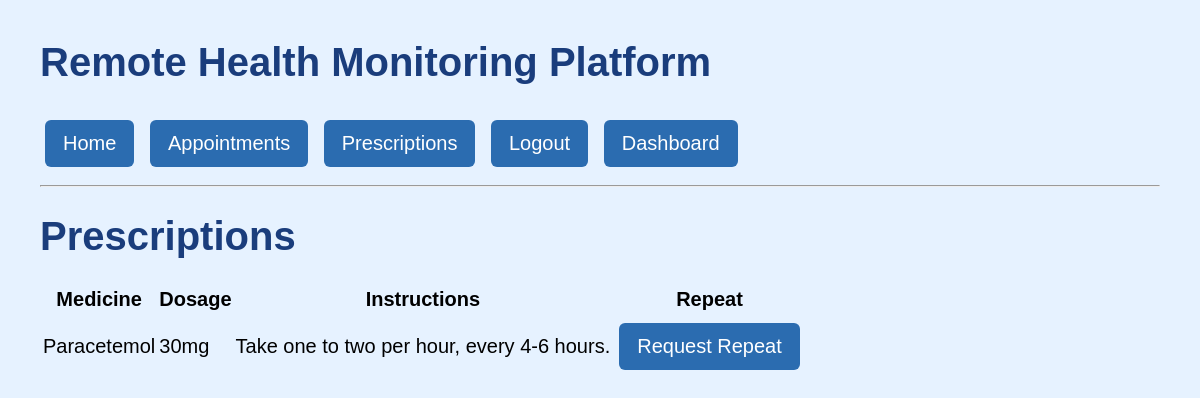
Page /prescriptions (signed in) on the committed database.
### app/models.py (models this page shows)
class Prescription(db.Model):
    id = db.Column(db.Integer, primary_key=True)
    patient_id = db.Column(db.Integer, db.ForeignKey("user.id"), nullable=False)
    doctor_id = db.Column(db.Integer, db.ForeignKey("user.id"), nullable=False)
    medicine_name = db.Column(db.String(200), nullable=False)
    dosage = db.Column(db.String(100), nullable=False)
    instructions = db.Column(db.Text)
    repeat_allowed = db.Column(db.Boolean, default=True)
    repeat_count = db.Column(db.Integer, default=0)
    created_at = db.Column(db.DateTime, default=datetime.utcnow)

### app/routes.py (the view)
@app.route("/prescriptions")
def prescriptions():
    if "user_id" not in session:
        return redirect(url_for("login"))
    prescriptions = Prescription.query.filter_by(patient_id=session["user_id"]).all()
    return render_template("prescriptions.html", prescriptions=prescriptions)

### app/templates/prescriptions.html (shortened to what this page needs)
{% extends "base.html" %}
{% block content %}
<h1>Prescriptions</h1>
<table>
    <tr>
        <th>Medicine</th>
        <th>Dosage</th>
        <th>Instructions</th>
        <th>Repeat</th>
    </tr>
    {% for prescription in prescriptions %}
    <tr>
        <td>{{ prescription.medicine_name }}</td>
        <td>{{ prescription.dosage }}</td>
        <td>{{ prescription.instructions }}</td>
        <td>
            {% if prescription.repeat_allowed %}
                <a href="{{ url_for('request_repeat', prescription_id=prescription.id )}}">
                    Request Repeat
                </a>
            {% else %}
                No repeat repeat allowed
            {% endif %}
        </td>
    </tr>
    {% endfor %}
</table>
{% endblock %}

### app/templates/base.html (style rules this page uses)
body { font-family: Arial, sans-serif; font-size: 20px; background-color: #e6f2ff; margin: 40px; }
h1 { color:#1a3d7c; }
a { display:inline-block; background-color:#2b6cb0; color:white; padding:12px 18px; margin:8px 5px; text-decoration:none; border-radius:6px; }

### rows in the picture
Prescription: medicine_name "Paracetemol", dosage "30mg", instructions "Take one to two per hour, every 4-6 hours."
